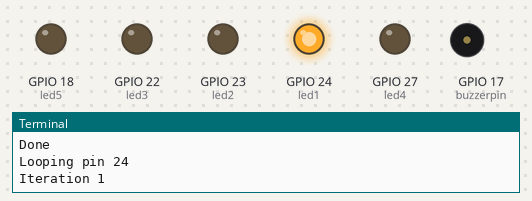
This program was run on a simulated Raspberry Pi (BCM pin numbers). Shown: output pins drawn as LEDs (lit = HIGH), buzzer (waves = sounding, pin HIGH), the last lines printed to the terminal. At 7.6 s the program stops and its outputs stay as they are.

Above: at 0.66 s.
At 1.91 s:
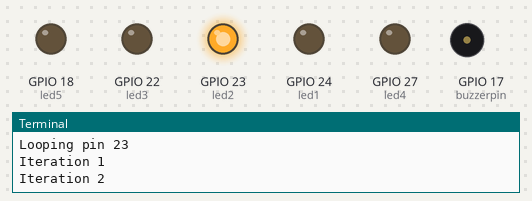
At 3.16 s:
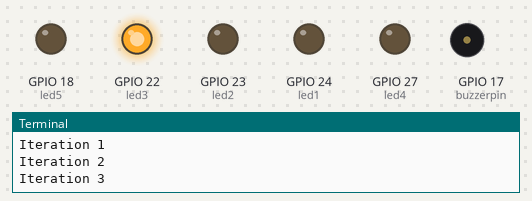
At 5.7 s:
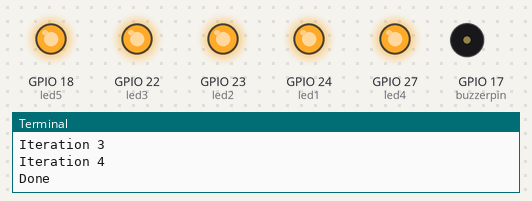
At 6.7 s:
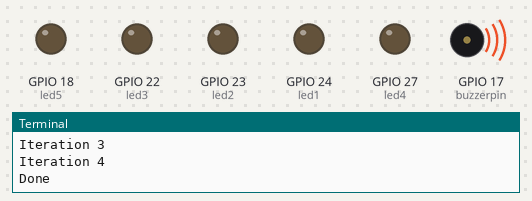
At 7.7 s:
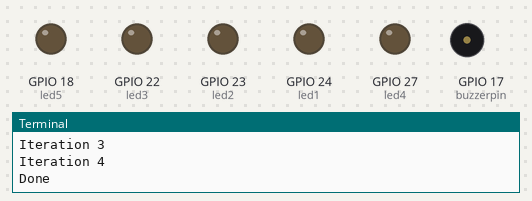
Timing chart, 0 to 9.1 s (numbered marks = the images above):
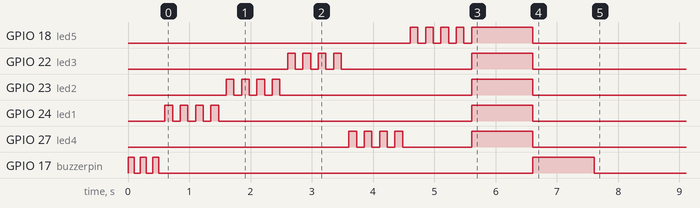

Measured:
- by itself, GPIO 18 (led5): goes 4 × (HIGH 0.13 s, LOW 0.13 s), HIGH 1.0 s, then LOW
- by itself, GPIO 22 (led3): goes 3 × (HIGH 0.13 s, LOW 0.13 s), HIGH 0.13 s, LOW 2.1 s, HIGH 1.0 s, then LOW
- by itself, GPIO 23 (led2): goes 3 × (HIGH 0.13 s, LOW 0.13 s), HIGH 0.13 s, LOW 3.1 s, HIGH 1.0 s, then LOW
- by itself, GPIO 24 (led1): goes 3 × (HIGH 0.13 s, LOW 0.13 s), HIGH 0.13 s, LOW 4.1 s, HIGH 1.0 s, then LOW
- by itself, GPIO 27 (led4): goes 3 × (HIGH 0.13 s, LOW 0.13 s), HIGH 0.13 s, LOW 1.1 s, HIGH 1.0 s, then LOW
- by itself, GPIO 17 (buzzerpin): LOW → HIGH at 0.00 s, → LOW 0.10 s later, → HIGH 0.10 s later, → LOW 0.10 s later, … (8 changes in this stretch)

The program:

lights.py
```python
import RPi.GPIO as GPIO  ## import gpio library
import time ## import time so that we can pause

# setup stuff!

led1 = 24
led2 = 23
led3 = 22
led4 = 27
led5 = 18
buzzerpin = 17

GPIO.setmode(GPIO.BCM)           ## use board pin numbering
GPIO.setup(led1, GPIO.OUT)       ## set up led 1 pin, white wire
GPIO.setup(led2, GPIO.OUT)       ## set up led 2 pin, orange wire
GPIO.setup(led3, GPIO.OUT)       ## set up led 3 pin, green wire
GPIO.setup(led4, GPIO.OUT)       ## set up led 4 pin, yellow wire
GPIO.setup(led5, GPIO.OUT)       ## set up led 5 pin, purple wire
GPIO.setup(buzzerpin, GPIO.OUT)  ## set up buzzer pin, blue wire


def Blink(pin, iterations, speed):

# pin: the pin you want to blink
# iterations: the number of times this should happen
# speed: how long each blink should be (in seconds)

   print("Looping pin " + str(pin))
   for i in range(0,iterations):
       print("Iteration " + str(i+1))
       GPIO.output(pin, True)
       time.sleep(speed)
       GPIO.output(pin, False)
       time.sleep(speed)
   print("Done")


def TurnOn(pin, timeon):

# pin: the pin you want to turn on
# timeon: how long you want the pin on (in seconds)

   GPIO.output(pin, True)
   time.sleep(timeon)
   GPIO.output(pin, False)


def AllOn(timeon):

# timeon: how long you want the lights on (in seconds)

   GPIO.output(led1, True)
   GPIO.output(led2, True)
   GPIO.output(led3, True)
   GPIO.output(led4, True)
   GPIO.output(led5, True)
   time.sleep(timeon)
   GPIO.output(led1, False)
   GPIO.output(led2, False)
   GPIO.output(led3, False)
   GPIO.output(led4, False)
   GPIO.output(led5, False)


# end of all the definitions!

Blink(buzzerpin, 3, 0.1)

Blink(led1, 4, 0.125)
Blink(led2, 4, 0.125)
Blink(led3, 4, 0.125)
Blink(led4, 4, 0.125)
Blink(led5, 4, 0.125)

AllOn(1)

TurnOn(buzzerpin, 1)

GPIO.cleanup() ## when we're done, turn everything off.
```
